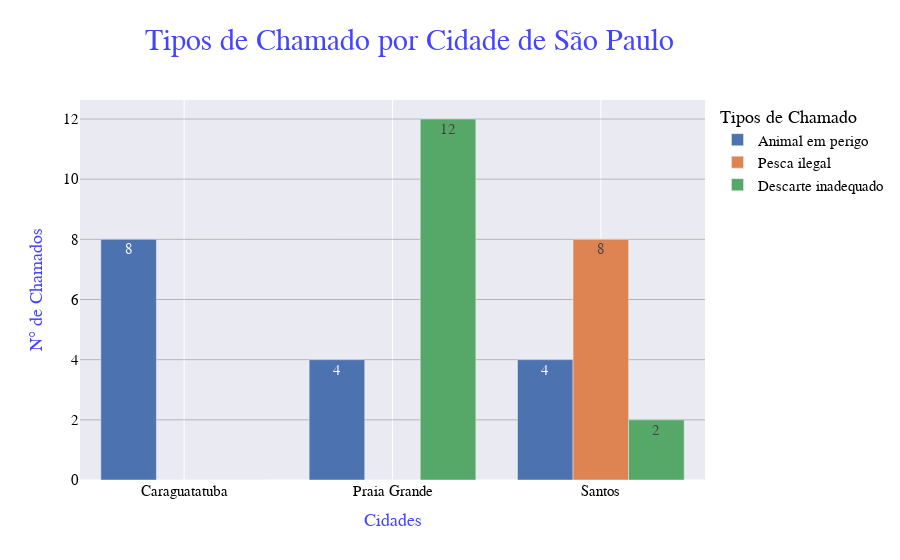

Source (notebook cell):
### Code cell
# CRIANDO GRÁFICO
tipos_cidades_sp_graf = criar_grafico_tipos(dataframe=tipos_cidades_sp_df, titulo_grafico='Tipos de Chamado por Cidade de São Paulo', titulo_eixo_x='Cidades')
tipos_cidades_sp_graf

### Figure 1 — Plotly figure (JSON) as saved in the notebook; plotly's stock layout.template omitted (floating-point values rounded to 4 significant figures)
{"data": [{"name": "Animal em perigo", "text": [8, 4, 4], "type": "bar", "x": ["Caraguatatuba", "Praia Grande", "Santos"], "y": [8, 4, 4]}, {"name": "Pesca ilegal", "text": [0, 0, 8], "type": "bar", "x": ["Caraguatatuba", "Praia Grande", "Santos"], "y": [0, 0, 8]}, {"name": "Descarte inadequado", "text": [0, 12, 2], "type": "bar", "x": ["Caraguatatuba", "Praia Grande", "Santos"], "y": [0, 12, 2]}], "layout": {"font": {"color": "#000", "family": "Helvetica", "size": 15}, "legend": {"title": {"text": "Tipos de Chamado"}}, "title": {"font": {"color": "#44f", "family": "Helvetica", "size": 30}, "text": "Tipos de Chamado por Cidade de São Paulo", "x": 0.455}, "xaxis": {"title": {"font": {"color": "#44f", "family": "Helvetica", "size": 18}, "text": "Cidades"}}, "yaxis": {"gridcolor": "grey", "gridwidth": 0.5, "title": {"font": {"color": "#44f", "family": "Helvetica", "size": 18}, "text": "N° de Chamados"}}}}
